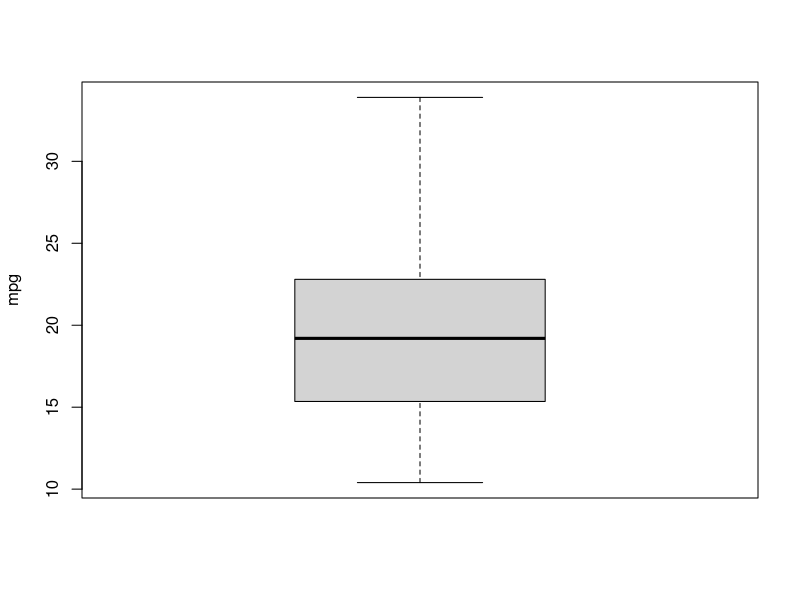
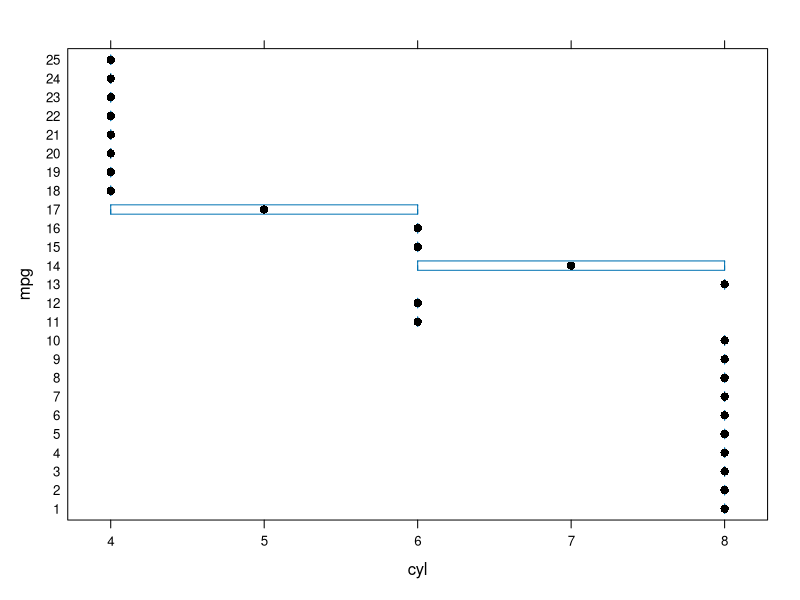
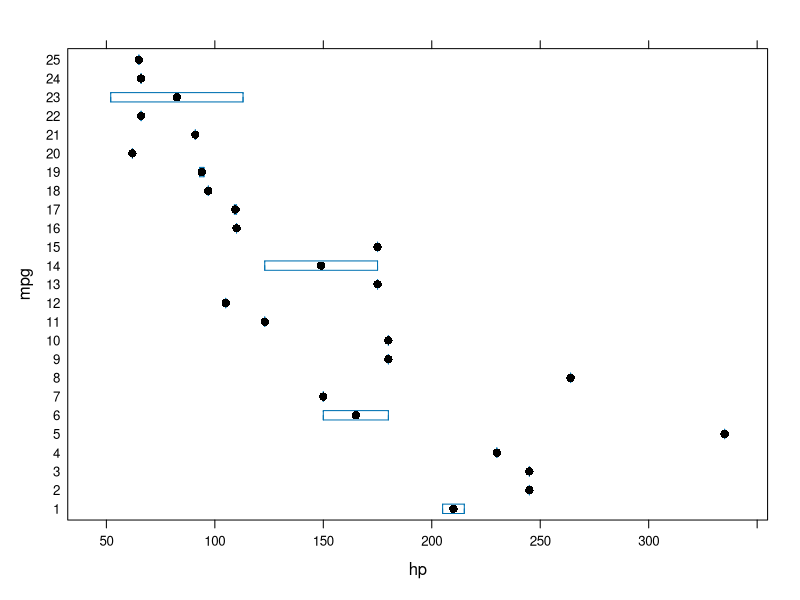
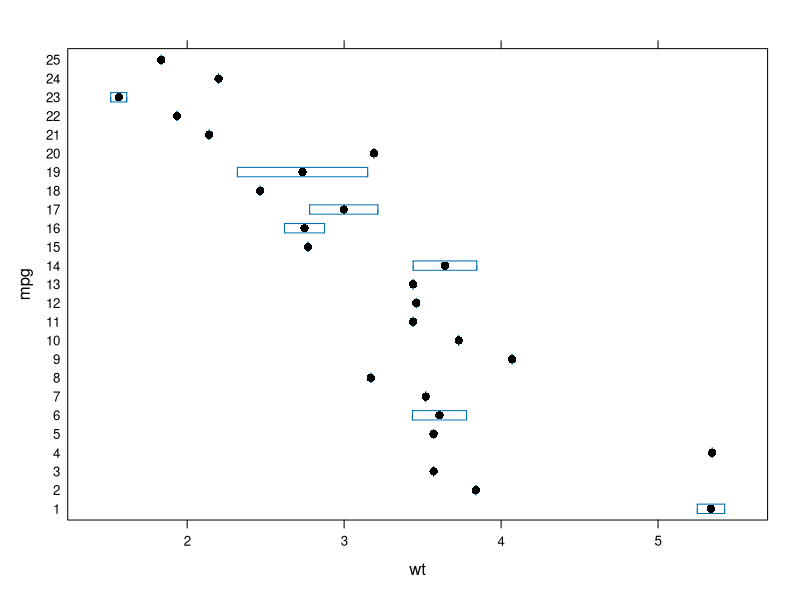
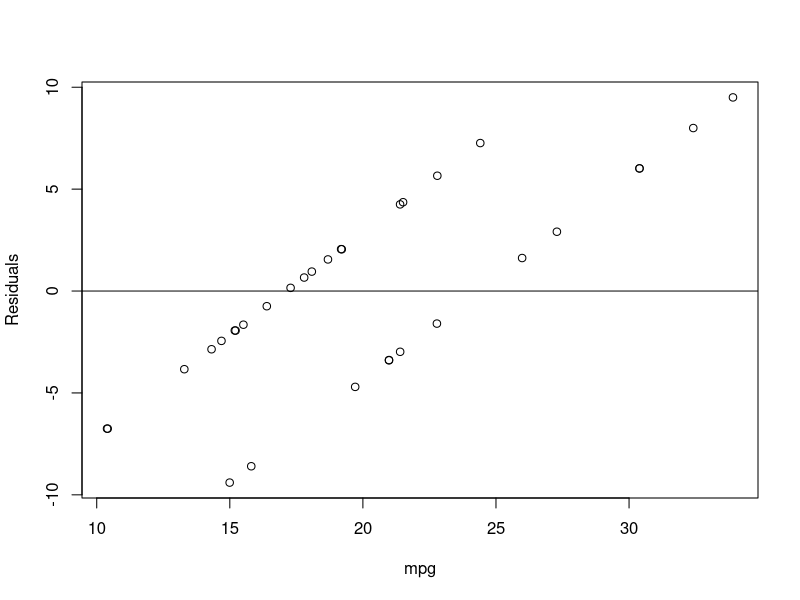
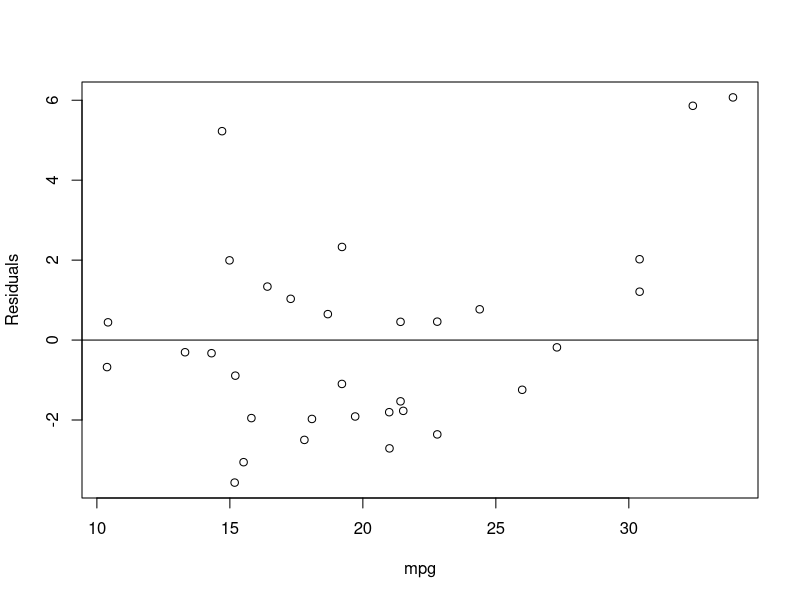
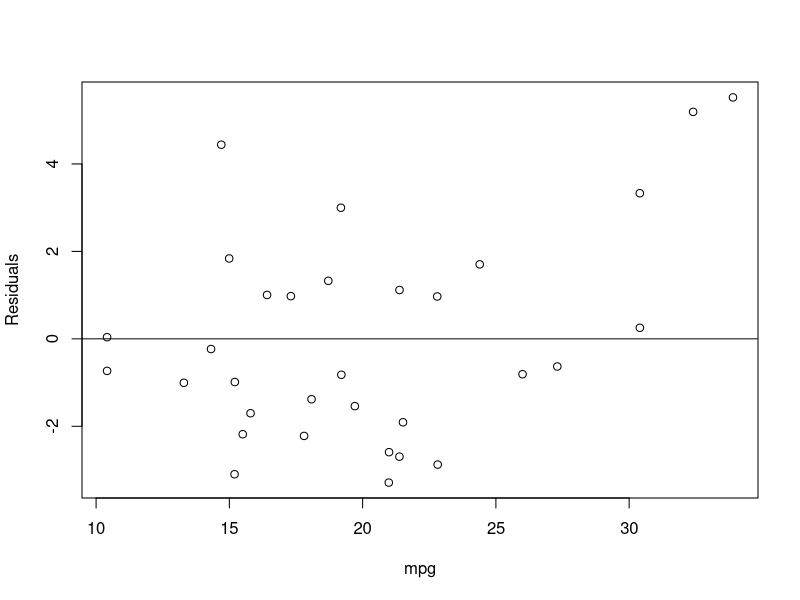
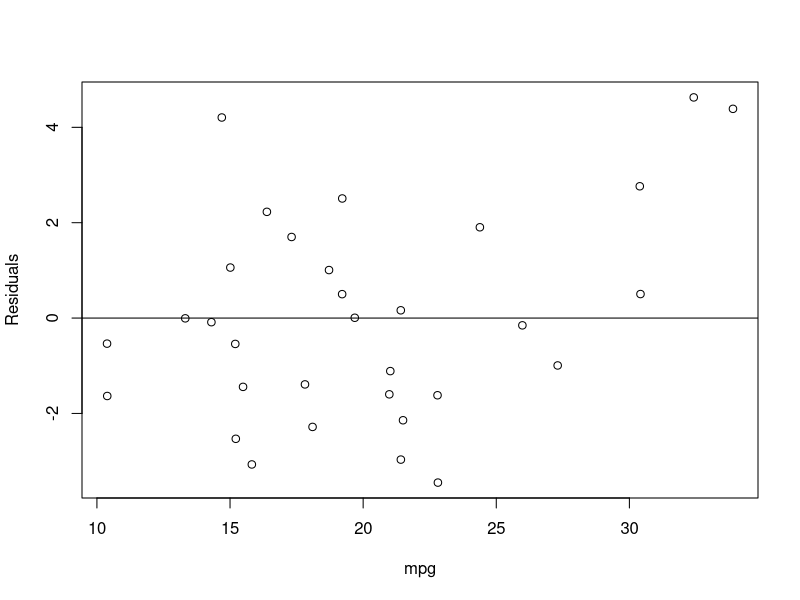

Recreate these plots in R, in order.
## ---- chunk 1
knitr::opts_chunk$set(echo = TRUE)
## ---- chunk 2
data(mtcars)
## ---- chunk 3
summary(mtcars)
## ---- chunk 4
str(mtcars)
## ---- chunk 5
cor_matrix = cor(mtcars)
cor_matrix
## ---- chunk 6

boxplot(mtcars$mpg,ylab='mpg')
rug(jitter(mtcars$mpg),side=3)
abline(h=mean(mtcars$mpg4,na.rm=T),lty=2)

library(lattice)
bwplot(mpg ~ cyl, data=mtcars,ylab='mpg',xlab='cyl')
bwplot(mpg ~ hp, data=mtcars,ylab='mpg',xlab='hp')
bwplot(mpg ~ wt, data=mtcars,ylab='mpg',xlab='wt')
## ---- chunk 7

fit0 <- lm( mpg ~ as.factor(am), data=mtcars)
summary(fit0)
res0 = residuals(fit0)
plot(jitter(res0)~jitter(mpg), ylab="Residuals", xlab="mpg", data=mtcars)
abline(0,0)
## ---- chunk 8

fit1 <- lm( mpg ~ hp + wt + disp + gear, data=mtcars)
summary(fit1)
res1 = residuals(fit1)
plot(jitter(res1)~jitter(mpg), ylab="Residuals", xlab="mpg", data=mtcars)
abline(0,0)
## ---- chunk 9
fit2 <- lm( mpg ~ hp + wt + drat + as.factor(am), data=mtcars)
summary(fit2)
res2 = residuals(fit2)
plot(jitter(res2)~jitter(mpg), ylab="Residuals", xlab="mpg", data=mtcars)
abline(0,0)
## ---- chunk 10
fit3 <- lm( mpg ~ ., data=mtcars)
summary(fit3)
res3 = residuals(fit3)
plot(jitter(res3)~jitter(mpg), ylab="Residuals", xlab="mpg", data=mtcars)
abline(0,0)
## ---- chunk 11
anova(fit1, fit2)
anova(fit2, fit3)
## ---- chunk 12
library(rpart)
rt0 <- rpart(mpg ~ .,method="anova", data=mtcars)
plotcp(rt0)
printcp(rt0)
summary(rt0)

# create additional plots
par(mfrow=c(1,2)) # two plots on one page
rsq.rpart(rt0) # visualize cross-validation results 

# plot tree 
plot(rt0, uniform=TRUE,main="Classification Tree for mtcars")
text(rt0, use.n=TRUE, all=TRUE, cex=.8)
## ---- chunk 13
rt1 <- rpart(mpg ~ hp + wt + drat + as.factor(am),method="anova", data=mtcars)
plotcp(rt1)
printcp(rt1)
summary(rt1)
# create additional plots
par(mfrow=c(1,2)) # two plots on one page
rsq.rpart(rt1) # visualize cross-validation results 

# plot tree 
plot(rt1, uniform=TRUE,main="Classification Tree for mtcars")
text(rt1, use.n=TRUE, all=TRUE, cex=.8)
